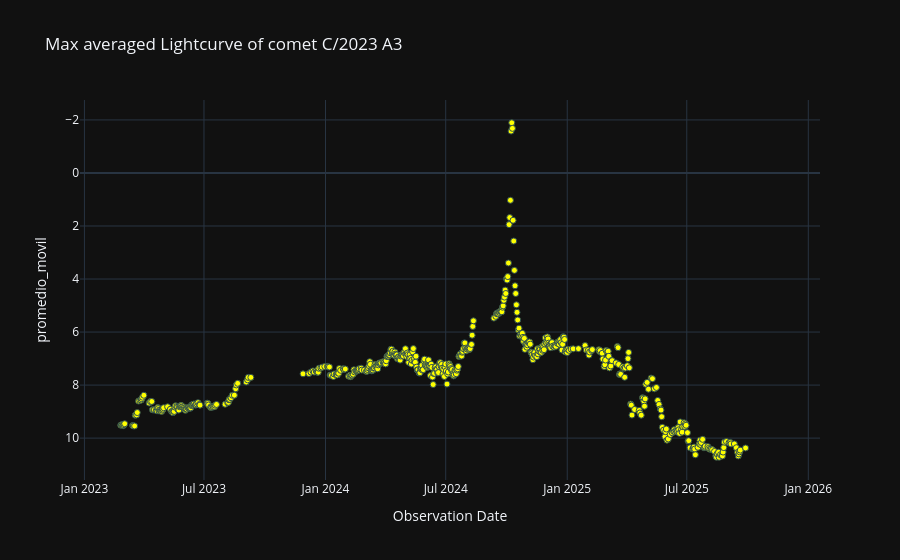

Source (notebook cell):
### Code cell
# Gráfica de lus promediada
labels = {'obs_date':'Observation Date','magnitud_reducida':'Magnitude reduced'}
fig = px.scatter(curva_de_luz_externa_v1_df, x='obs_date', y='promedio_movil', template= 'plotly_dark', labels= labels, title=f'Max averaged Lightcurve of comet {nombre_cometa}')
fig.update_traces(marker=dict(color='yellow', size=6, line= dict(width=1, color='DarkSlateGrey')))
fig.update_yaxes(autorange="reversed")
fig.show()

### Figure 1 — Plotly figure (JSON) as saved in the notebook; plotly's stock layout.template omitted (floating-point values rounded to 4 significant figures; data arrays with more than 128 entries replaced by an {"elided": "..."} marker saying what was removed)
{"data": [{"hovertemplate": "Observation Date=%{x}<br>promedio_movil=%{y}<extra></extra>", "legendgroup": "", "marker": {"color": "yellow", "line": {"color": "DarkSlateGrey", "width": 1}, "size": 6, "symbol": "circle"}, "mode": "markers", "name": "", "orientation": "v", "showlegend": false, "type": "scatter", "x": {"elided": "563 str values"}, "xaxis": "x", "y": {"elided": "563 float values"}, "yaxis": "y"}], "layout": {"legend": {"tracegroupgap": 0}, "title": {"text": "Max averaged Lightcurve of comet C/2023 A3"}, "xaxis": {"anchor": "y", "domain": [0, 1], "title": {"text": "Observation Date"}}, "yaxis": {"anchor": "x", "autorange": "reversed", "domain": [0, 1], "title": {"text": "promedio_movil"}}}}
